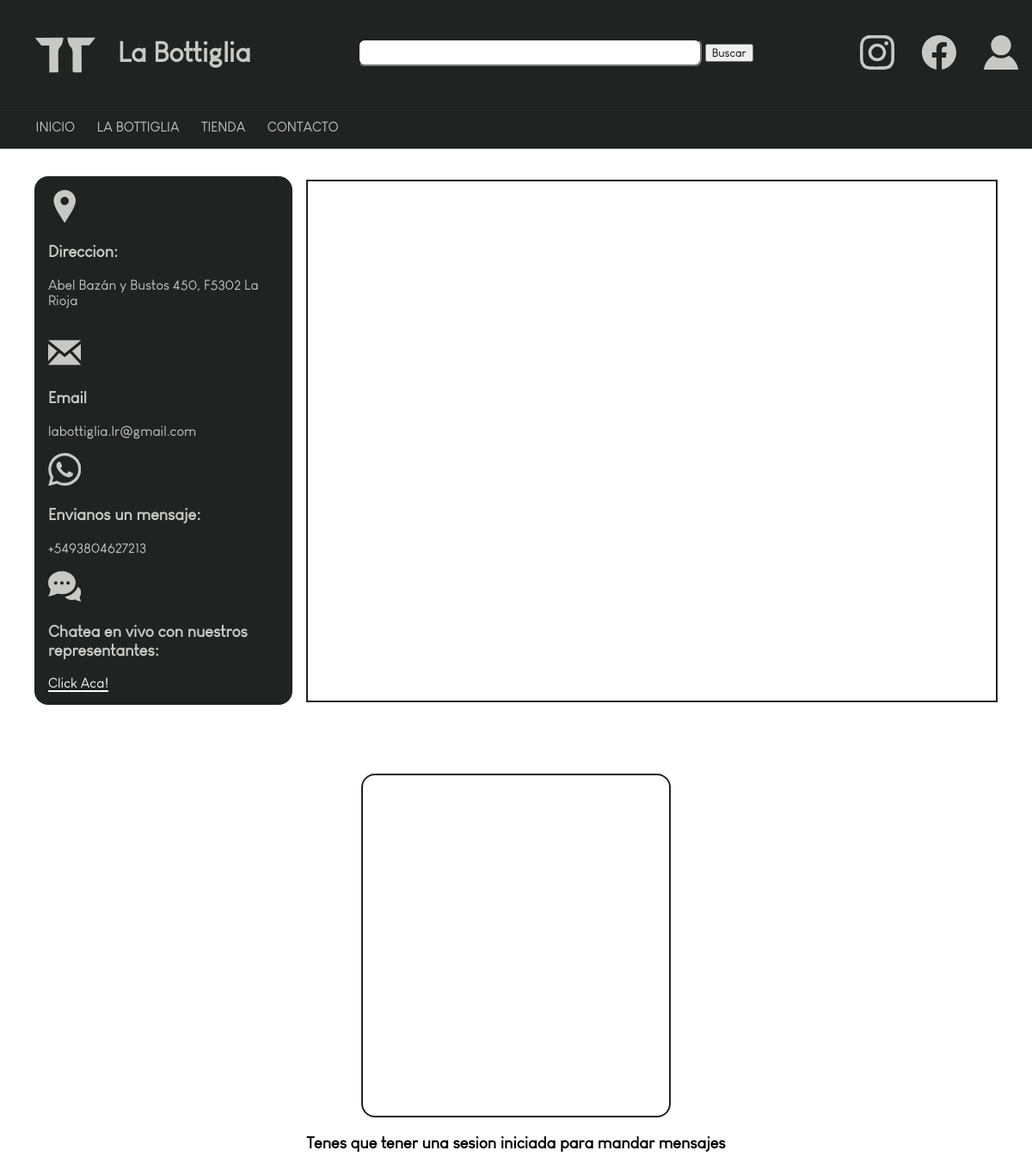
The page /contacto/ on the database as committed earlier.
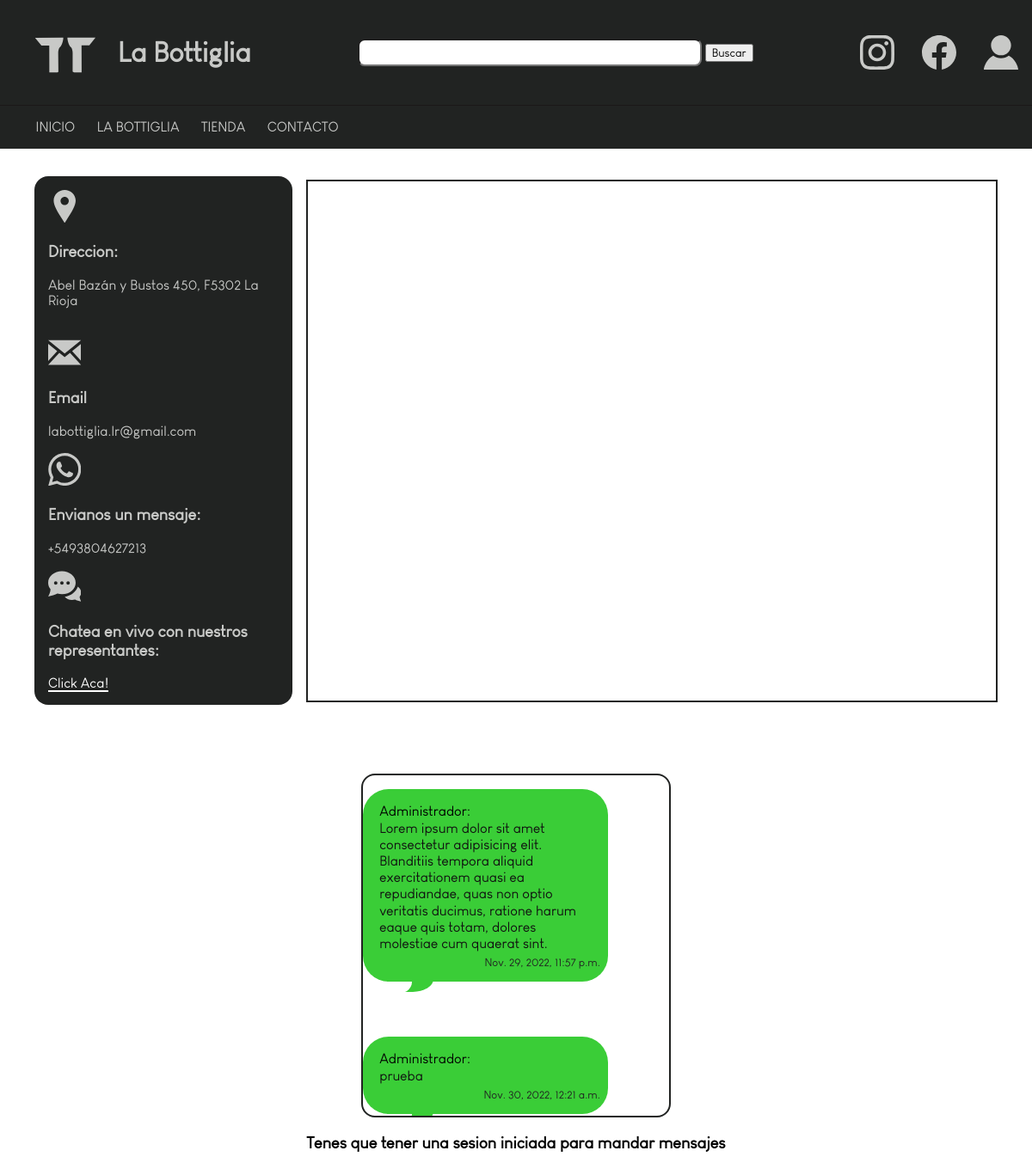
The same page on the database as committed later.
### mensajes/models.py (models this page shows, shortened)
class Mensajes(models.Model):
    sender = models.ForeignKey(User,on_delete=models.CASCADE,related_name='sender')
    msg_content = models.TextField()
    fecha = models.DateTimeField()

### mensajes/views.py (the view)
# urls.py: path('contacto/',contacto, name='tienda-contacto'),
def contacto(request):
    mensajes = Mensajes.objects.all()
    if request.method == 'POST':
        if len(dict(request.POST)) > 1:
            fecha1 = datetime.datetime.now()
            msg = Mensajes(sender=request.user,msg_content=request.POST['msg_input'],fecha=fecha1)
            msg.save()
        return redirect('tienda-contacto')
    return render(request,'contacto.html',{'mensajes':mensajes})

### tiendaOnline/templates/contacto.html (shortened to what this page needs)
{% extends 'base.html' %}
{% load static %}
{% block contenido %}
<div class="contacto_container">
    <div class="info_contacto">
        <div class="contacto_logos">
            <div class="redeslogos">
                <svg xmlns="http://www.w3.org/2000/svg" width='2.4rem' height='2.4rem' viewBox="0 0 24 24"><path d="M12 0c-4.198 0-8 3.403-8 7.602 0 4.198 3.469 9.21 8 16.398 4.531-7.188 8-12.2 8-16.398 0-4.199-3.801-7.602-8-7.602zm0 11c-1.657 0-3-1.343-3-3s1.343-3 3-3 3 1.343 3 3-1.343 3-3 3z"/></svg>
            </div>
            <h3 class='infoTitle'>Direccion:</h3>
            <p class='infoP'>Abel Bazán y Bustos 450, F5302 La Rioja</p>
        </div>
        <div class="contacto_logos">
            <div class="redeslogos">
                <svg xmlns="http://www.w3.org/2000/svg" width='2.4rem' height='2.4rem' viewBox="0 0 24 24"><path d="M12 12.713l-11.985-9.713h23.971l-11.986 9.713zm-5.425-1.822l-6.575-5.329v12.501l6.575-7.172zm10.85 0l6.575 7.172v-12.501l-6.575 5.329zm-1.557 1.261l-3.868 3.135-3.868-3.135-8.11 8.848h23.956l-8.11-8.848z"/></svg>
            </div>
            <h3 class='infoTitle'>Email</h3>
            <a href="mailto:labottiglia.lr@gmail.com">labottiglia.lr@gmail.com</a>
        </div>
        <div class="contacto_logos">
            <div class="redeslogos">
            </div>
            <h3 class='infoTitle'>Envianos un mensaje:</h3>
            <a href="https://api.whatsapp.com/send?phone=3804627213">+5493804627213</a>
        </div>
        <div class="contacto_logos">
            <div class="redeslogos">
            </div>
            <h3 class='infoTitle'>Chatea en vivo con nuestros representantes:</h3>
            <a href="#msg" style='color:white; border-bottom:solid white 2px;'>Click Aca!</a>
        </div>
    </div>
<div class="contenedor_mapa">
    <iframe src="https://www.google.com/maps/embed?pb=!1m18!1m12!1m3!1d3475.6103809901374!2d-66.85690068429199!3d-29.41095180906181!2m3!1f0!2f0!3f0!3m2!1i1024!2i768!4f13.1!3m3!1m2!1s0x9427da4b26a788fb%3A0x4fa8844d59793349!2sAbel%20Baz%C3%A1n%20y%20Bustos%20450%2C%20F5302%20La%20Rioja!5e0!3m2!1ses-419!2sar!4v1669772652985!5m2!1ses-419!2sar" width="800" height="600" style="border:0;" allowfullscreen="" loading="lazy"></iframe>
</div>
</div>
<div class="chat" id="msg">
    <div class="mensajes">
        {% if mensajes %}
        {% for mensaje in mensajes %}
            {% if mensaje.sender == request.user %}
                <div class="chat-bubble">
                    <p>{{mensaje.msg_content}}</p>
                    <p class="pFecha">{{mensaje.fecha}}</p>
                </div>
            {% elif mensaje.sender|stringformat:"s" == 'matiasit' %}
            <div class="chat-bubble chat-left chat-green">
                    <p class='pSender' style='color:black;'>Administrador:</p>
                    <p>{{mensaje.msg_content}}</p>
                    <p class="pFecha">{{mensaje.fecha}}</p>
                </div>
            {% else %}
            <div class="chat-bubble chat-left">
                <p class='pSender'>{{mensaje.sender}}:</p>
                <p>{{mensaje.msg_content}}</p>
                <p class="pFecha">{{mensaje.fecha}}</p>
            </div>
            {% endif %}
        {% endfor %}
        {% endif %}
    </div>
    {% if request.user.is_authenticated %}
    <form method="post">
        {% csrf_token %}
        <div class="barraMensaje">
        <input type="text" name="msg_input" id="msg_input">
        <input type="submit" value="Enviar">
    </div>
    </form>
    {% else %}
    <h3>Tenes que tener una sesion iniciada para mandar mensajes</h2>
    {% endif %}
</div>
{% endblock contenido %}

Rows that differ between the two databases and show on the page:
added Mensajes: msg_content "Lorem ipsum dolor sit amet consectetur adipisicing elit. Blanditiis tempora aliquid exercitationem quasi ea repudiandae, quas non optio veritatis ducimus, ratione harum eaque quis totam, dolores molestiae cum quaerat sint.", fecha "Nov. 29, 2022, 11:57 p.m."
added Mensajes: msg_content "prueba", fecha "Nov. 30, 2022, 12:21 a.m."
